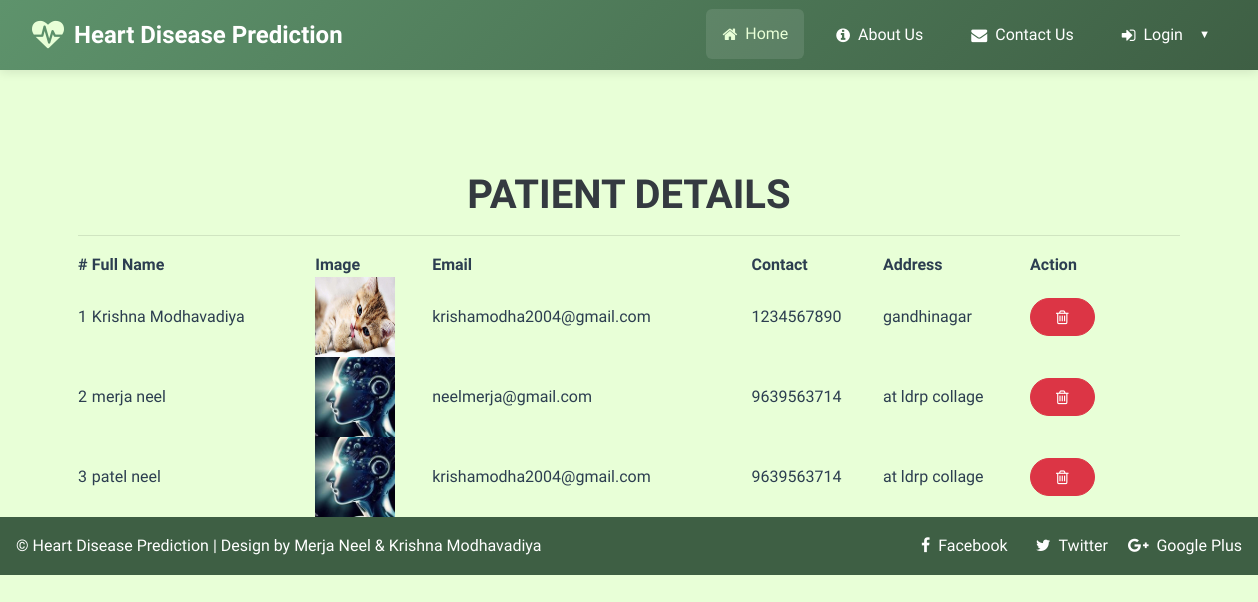
The page /view_patient (signed in) on the database its author committed.
### health/models.py (models this page shows, shortened)
class Patient(models.Model):
    user = models.ForeignKey(User, on_delete=models.CASCADE, null=True)
    contact = models.CharField(max_length=100, null=True)
    address = models.CharField(max_length=100, null=True)
    dob = models.DateField(null=True)
    image = models.FileField(null=True)

### health/views.py (the view)
# urls.py: path('view_patient', View_Patient,name="view_patient"),
@login_required(login_url="login")
def View_Patient(request):
    patient = Patient.objects.all()
    d = {'patient':patient}
    return render(request,'view_patient.html',d)

### health/templates/view_patient.html
{% extends 'index.html' %}
{% load static %}
{% block body %}
<div class="container-fluid" style="width:90%;margin-top:8%">
                    <div class="container-fluid">
                        <h1 align="center" class="w3ls-title text-uppercase text-dark font-weight-bold">Patient Details</h1>
                         </div><hr>
                                <table id="example" class="display" style="width:100%">
                                  <thead>
                                    <tr>
                                      <th>#</th>
                                      <th>Full Name</th>
                                      <th>Image</th>
                                      <th>Email</th>
                                      <th>Contact</th>
                                      <th>Address</th>
                                      <th>Action</th>
                                  </tr>
                              </thead>
                              <tbody>
                              {% for i in patient %}
                                <tr>
                                  <td>{{forloop.counter}}</td>
                                  <td>{{i.user.first_name}} {{i.user.last_name}}</td>
                                  <td>{% if i.image %}<img src="{{i.image.url}}" style="width:80px;height:80px">{% endif %}</td>
                                  <td>{{i.user.email}}</td>
                                  <td>{{i.contact}}</td>
                                  <td>{{i.address}}</td>
                                  <td style="width:150px">
                                      <a href="{% url 'delete_patient' i.id %}" ><button class="btn btn-danger" onclick="return confirm('Are you sure?')"><i class="fa fa-trash-o"></i></button></a></td>
                              </tr>
                              {% endfor %}
                          </tbody>
                      </table>
                  </div>
{% endblock %}

### health/static/css/style.css (style rules this page uses)
:root { --primary-color: #3E5F44; --primary-hover: #2d4530; --secondary-color: #93DA97; --accent-color: #5E936C; --text-light: #ffffff; --text-dark: #2c3e50; --bg-light: #f8f9fa; --transition: all 0.3s cubic-bezier(0.25, 0.8, 0.25, 1); --box-shadow: 0 4px 6px rgba(0, 0, 0, 0.1); --box-shadow-hover: 0 8px 15px rgba(0, 0, 0, 0.15); }
* { margin: 0; padding: 0; box-sizing: border-box; }
body { font-family: 'Mukta', sans-serif; line-height: 1.6; color: var(--text-dark); background-color: #f5f7fa; overflow-x: hidden; }
a { text-decoration: none; transition: var(--transition); color: inherit; }
html { scroll-behavior: smooth; }
.btn { padding: 10px 25px; border-radius: 30px; font-weight: 500; letter-spacing: 0.5px; text-transform: uppercase; transition: var(--transition); position: relative; overflow: hidden; z-index: 1; text-decoration: none; display: inline-flex; align-items: center; gap: 0.5rem; }
.btn::before { content: ''; position: absolute; top: 0; left: 0; width: 0; height: 100%; background-color: rgba(255, 255, 255, 0.1); transition: width 0.3s ease; z-index: -1; }

### health/templates/index.html (style rules this page uses)
:root { --primary-color: #3E5F44; --primary-hover: #2d4530; --secondary-color: #93DA97; --accent-color: #5E936C; --text-light: #ffffff; --text-dark: #2c3e50; --bg-light: #f8f9fa; --transition: all 0.3s cubic-bezier(0.25, 0.8, 0.25, 1); --box-shadow: 0 4px 6px rgba(0, 0, 0, 0.1); --box-shadow-hover: 0 8px 15px rgba(0, 0, 0, 0.15); }
:root { --primary-color: #5E936C; --primary-hover: #3E5F44; --secondary-color: #E8FFD7; --accent-color: #93DA97; --text-color: #2c3e50; --bg-light: #E8FFD7; --card-bg: #ffffff; --card-hover: #f0f0f0; --transition: all 0.3s cubic-bezier(0.25, 0.8, 0.25, 1); --box-shadow: 0 2px 10px rgba(0, 0, 0, 0.1); --box-shadow-hover: 0 5px 15px rgba(0, 0, 0, 0.15); }
body { background-color: var(--bg-light); color: var(--text-color); font-family: 'Mukta', sans-serif; line-height: 1.6; overflow-x: hidden; }
html { scroll-behavior: smooth; }
.btn { padding: 10px 25px; border-radius: 30px; font-weight: 500; letter-spacing: 0.5px; text-transform: uppercase; transition: var(--transition); position: relative; overflow: hidden; z-index: 1; }
.btn::before { content: ''; position: absolute; top: 0; left: 0; width: 0; height: 100%; background-color: rgba(255, 255, 255, 0.1); transition: width 0.3s ease; z-index: -1; }

### rows shown on the page
Patient: user.first_name "Krishna", user.last_name "Modhavadiya", image (picture), user.email "krishamodha2004@gmail.com", contact "1234567890", address "gandhinagar"
Patient: user.first_name "merja", user.last_name "neel", image (placeholder picture), user.email "neelmerja@gmail.com", contact "9639563714", address "at ldrp collage"
Patient: user.first_name "patel", user.last_name "neel", image (picture), user.email "krishamodha2004@gmail.com", contact "9639563714", address "at ldrp collage"
